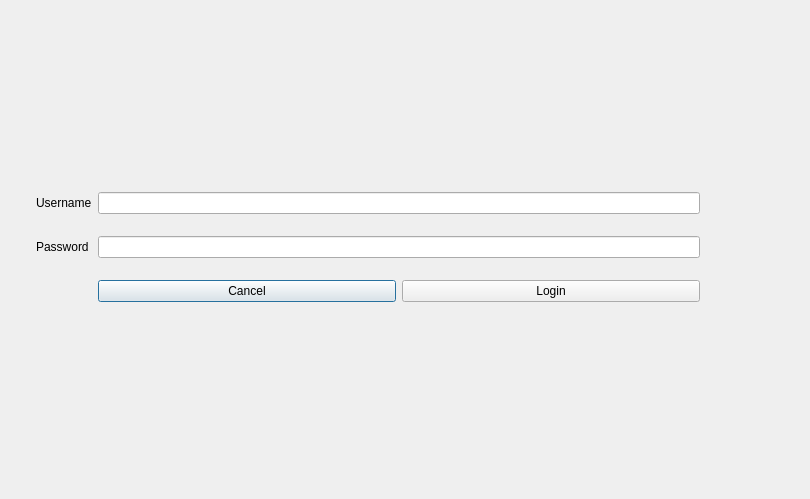
<?xml version="1.0" encoding="UTF-8"?>
<ui version="4.0">
 <class>Main_window</class>
 <widget class="QDialog" name="Main_window">
  <property name="geometry">
   <rect>
    <x>0</x>
    <y>0</y>
    <width>810</width>
    <height>499</height>
   </rect>
  </property>
  <property name="windowTitle">
   <string>Dialog</string>
  </property>
  <layout class="QGridLayout" name="gridLayout_2">
   <property name="horizontalSpacing">
    <number>9</number>
   </property>
   <property name="verticalSpacing">
    <number>6</number>
   </property>
   <item row="0" column="1">
    <spacer name="verticalSpacer_top">
     <property name="orientation">
      <enum>Qt::Vertical</enum>
     </property>
     <property name="sizeType">
      <enum>QSizePolicy::Fixed</enum>
     </property>
     <property name="sizeHint" stdset="0">
      <size>
       <width>20</width>
       <height>150</height>
      </size>
     </property>
    </spacer>
   </item>
   <item row="2" column="1">
    <spacer name="verticalSpacer_bottom">
     <property name="orientation">
      <enum>Qt::Vertical</enum>
     </property>
     <property name="sizeHint" stdset="0">
      <size>
       <width>20</width>
       <height>40</height>
      </size>
     </property>
    </spacer>
   </item>
   <item row="1" column="1">
    <widget class="QStackedWidget" name="stackedWidget_main">
     <property name="frameShape">
      <enum>QFrame::NoFrame</enum>
     </property>
     <property name="frameShadow">
      <enum>QFrame::Sunken</enum>
     </property>
     <property name="currentIndex">
      <number>0</number>
     </property>
     <widget class="QWidget" name="page_username">
      <layout class="QHBoxLayout" name="horizontalLayout_3">
       <item>
        <layout class="QGridLayout" name="gridLayout">
         <item row="2" column="1">
          <widget class="QLineEdit" name="lineEditpassword">
           <property name="echoMode">
            <enum>QLineEdit::Password</enum>
           </property>
          </widget>
         </item>
         <item row="1" column="1">
          <widget class="QLineEdit" name="lineEdit_username"/>
         </item>
         <item row="1" column="0">
          <widget class="QLabel" name="label_username">
           <property name="text">
            <string>Username</string>
           </property>
          </widget>
         </item>
         <item row="2" column="0">
          <widget class="QLabel" name="label_password">
           <property name="text">
            <string>Password</string>
           </property>
          </widget>
         </item>
         <item row="3" column="1">
          <layout class="QHBoxLayout" name="page1_user_input">
           <property name="spacing">
            <number>6</number>
           </property>
           <property name="sizeConstraint">
            <enum>QLayout::SetNoConstraint</enum>
           </property>
           <item>
            <widget class="QPushButton" name="pushButton_cancel">
             <property name="text">
              <string>Cancel</string>
             </property>
            </widget>
           </item>
           <item>
            <widget class="QPushButton" name="pushButton_login_user">
             <property name="text">
              <string>Login</string>
             </property>
            </widget>
           </item>
          </layout>
         </item>
        </layout>
       </item>
      </layout>
     </widget>
     <widget class="QWidget" name="page_welcome">
      <layout class="QVBoxLayout" name="verticalLayout">
       <item>
        <widget class="QLabel" name="label_dynamic_username">
         <property name="text">
          <string>Username</string>
         </property>
         <property name="scaledContents">
          <bool>true</bool>
         </property>
         <property name="alignment">
          <set>Qt::AlignCenter</set>
         </property>
        </widget>
       </item>
       <item>
        <widget class="QLabel" name="label_welcome">
         <property name="text">
          <string>Welcome to Creative Electron!</string>
         </property>
         <property name="alignment">
          <set>Qt::AlignCenter</set>
         </property>
        </widget>
       </item>
      </layout>
     </widget>
     <widget class="QWidget" name="page_wrong_password">
      <widget class="QLabel" name="label_wrong_password_msg">
       <property name="geometry">
        <rect>
         <x>160</x>
         <y>20</y>
         <width>231</width>
         <height>111</height>
        </rect>
       </property>
       <property name="autoFillBackground">
        <bool>true</bool>
       </property>
       <property name="text">
        <string>Sorry, your password and username do not match. Please try typing your password again. </string>
       </property>
       <property name="alignment">
        <set>Qt::AlignCenter</set>
       </property>
       <property name="wordWrap">
        <bool>true</bool>
       </property>
      </widget>
     </widget>
    </widget>
   </item>
   <item row="0" column="0">
    <widget class="QLabel" name="logo_ce">
     <property name="text">
      <string/>
     </property>
     <property name="pixmap">
      <pixmap>CE logo.png</pixmap>
     </property>
     <property name="alignment">
      <set>Qt::AlignHCenter|Qt::AlignTop</set>
     </property>
    </widget>
   </item>
   <item row="1" column="2">
    <spacer name="horizontalSpacer_right">
     <property name="orientation">
      <enum>Qt::Horizontal</enum>
     </property>
     <property name="sizeType">
      <enum>QSizePolicy::Fixed</enum>
     </property>
     <property name="sizeHint" stdset="0">
      <size>
       <width>90</width>
       <height>20</height>
      </size>
     </property>
    </spacer>
   </item>
  </layout>
 </widget>
 <tabstops>
  <tabstop>lineEdit_username</tabstop>
  <tabstop>lineEditpassword</tabstop>
  <tabstop>pushButton_cancel</tabstop>
  <tabstop>pushButton_login_user</tabstop>
 </tabstops>
 <resources/>
 <connections/>
</ui>
